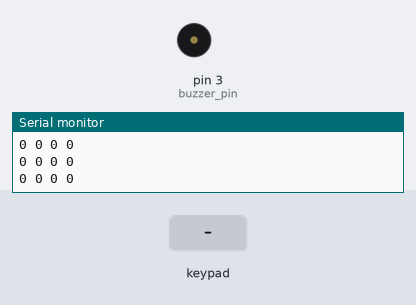
A sketch run on a simulated Arduino Uno, built with avr-gcc and run on an emulated ATmega328P. Shown: buzzer (waves = sounding, pin HIGH), the last lines printed to the serial monitor. Inputs (shaded band) come from the test bench. Random numbers use the default seed unless the sketch sets one.

Above: at 1.2 s.
1.3 s: key '1' pressed
At 1.55 s:
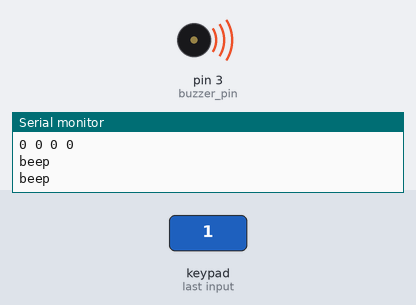
3.1 s: keypad keys 8 9 1 0 1 1 pressed 0.4 s apart
At 3.95 s:
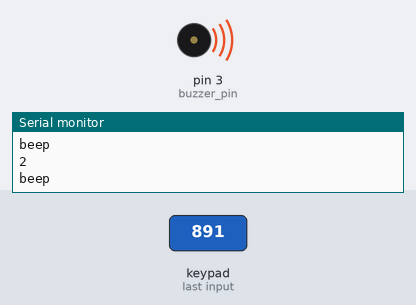
Timing chart, 0 to 6.9 s (numbered marks = the images above; inputs shaded):
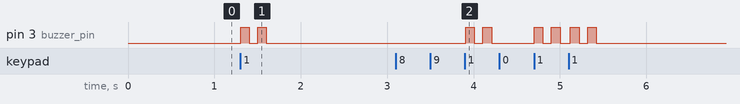

The sketch:

minesweeper_4by4.ino
```cpp
/* @4 by 4 minesweeper on keypad
|| @version 1.0
|| @author Luuk
||
|| @description
|| | simple minesweeper with buzzer connection to make it playable for the blind.
|| #
*/
#include <Keypad.h>

int bombField [4][4];
int openField [4][4];
int timesPressed = 0;
int lastInput = 0;
int openedTiles = 0;
const int mines = 4; // 4 mijnen aan te passen voor ander aantal mijnen

const byte ROWS = 4; //four rows
const byte COLS = 4; //four columns
//define the cymbols on the buttons of the keypads
char hexaKeys[ROWS][COLS] = { // dingetje van de library
  {'0','1','2','3'},
  {'4','5','6','7'},
  {'8','9','A','B'},
  {'C','D','E','F'}
};
byte rowPins[ROWS] = {8, 9, 10, 11}; //connect to the row pinouts of the keypad
byte colPins[COLS] = {4, 5, 6, 7}; //connect to the column pinouts of the keypad

//initialize an instance of class NewKeypad
Keypad customKeypad = Keypad( makeKeymap(hexaKeys), rowPins, colPins, ROWS, COLS);

void setup(){
  Serial.begin(9600);
  reset();
  pinMode(3, OUTPUT); // buzzer pin
}

void loop(){
  int customKey = customKeypad.getKey(); // dingetje van de library

  if (customKey){
    customKey = charToInt(customKey);
    //Serial.println(customKey); // wanneer de keys niet reageren zoals verwacht
  	clickResponse(customKey); // geef de klik door aan de functie die dat afhandeld
    checkWin(); // kijk na elke klik of er al gewonnen is
  }
}

void fillBombs(){ // vul de bommen in functie
  int i = 0;
  int randomnumber;
  int randomRow;
  int randomColumn;
  while(i < mines){
    randomnumber = random(0,15);
    Serial.println(randomnumber);
    randomRow = (randomnumber / 4) % 4; // haal uit random cijfer welke rij (ook mogelijk door los rij en column random te maken maar dit vond ik wel lollig)
    Serial.println(randomRow);
    randomColumn = randomnumber - (randomRow * 4); // haal column uit random nummer
    Serial.println(randomColumn);
    Serial.println("");

    if(bombField[randomRow][randomColumn] != 10){ // zorg voor altijd 6 mijnen
      i++;
    }

    bombField[randomRow][randomColumn] = 10; // vul het vakje in als bom
  }
}

void fillNumbers() // vul de vakjes met het aantal aanliggende bommen functie
{
  for(int x = 0; x < 4; x++){
    for(int y = 0; y < 4; y++){
      if(bombField[x][y] == 10){
        if(x-1 >= 0 && y-1 >= 0 && bombField[x-1][y-1] != 10){bombField[x-1][y-1] += 1;}
        if(x-1 >= 0 && bombField[x-1][y] != 10){bombField[x-1][y] += 1;}
        if(x-1 >= 0 && y+1 < 4 && bombField[x-1][y+1] != 10){bombField[x-1][y+1] += 1;}
        if(y-1 >= 0 && bombField[x][y-1] != 10){bombField[x][y-1] += 1;}
        if(y+1 < 4 && bombField[x][y+1] != 10){bombField[x][y+1] += 1;}
        if(x+1 < 4 && y-1 >= 0 && bombField[x+1][y-1] != 10){bombField[x+1][y-1] += 1;}
        if(x+1 < 4 && bombField[x+1][y] != 10){bombField[x+1][y] += 1;}
        if(x+1 < 4 && y+1 < 4 && bombField[x+1][y+1] != 10){bombField[x+1][y+1] += 1;}
      }
    }
  }
}

void printField(){ // print het bomveld in serial functie
  for(int x = 0; x < 4; x++){
    for(int y = 0; y < 4; y++){
      if (y != 3){
        Serial.print(bombField[x][y]);
        Serial.print(" ");
      }
      else{
        Serial.println(bombField[x][y]);
      }
    }
  }
}

void printOpenField(){ // print het klikveld in serial functie
  for(int x = 0; x < 4; x++){
    for(int y = 0; y < 4; y++){
      if (y != 3){
        Serial.print(openField[x][y]);
        Serial.print(" ");
      }
      else{
        Serial.println(openField[x][y]);
      }
    }
  }
}

void clickResponse(int input){ // reageer op een klik
  int clickRow = (input / 4) % 4;
  int clickColumn = input - (clickRow * 4);

  if(timesPressed == 0){ // alleen de eerste keer altijd toelaten
    openField[clickRow][clickColumn] = 1;
    if(bombField[clickRow][clickColumn] == 10){ // dood dus reset veld
      for (int r = 0; r < 15; r++){
        Serial.println("boom");
        digitalWrite(3, HIGH);
        delay(10);
        digitalWrite(3, LOW);
        delay(10);
      }
      reset();
    }
    else if (bombField[clickRow][clickColumn] < 10){ // geef aan wat er in het vakje zit
      for (int i = 0; i < bombField[clickRow][clickColumn]; i++){
        Serial.println("beep");
        digitalWrite(3, HIGH);
        delay(100);
        digitalWrite(3, LOW);
        delay(100);
      }
      if (bombField[clickRow][clickColumn] == 0){
        Serial.println("langebeep");
        digitalWrite(3, HIGH);
        delay(500);
        digitalWrite(3, LOW);
      }
      Serial.println(bombField[clickRow][clickColumn]);
      timesPressed = 1; // er is een keer geklikt
    }
  }

  else{ // na de eerste keer klikken kun je alleen je geopende vakjes zien
    if(input == lastInput){ // twee keer achter elkaar geklikt is openen
      openField[clickRow][clickColumn] = 1;
      if(bombField[clickRow][clickColumn] == 10){ // dood dus reset veld
        for (int r = 0; r < 15; r++){
          Serial.println("boom");
          digitalWrite(3, HIGH);
          delay(10);
          digitalWrite(3, LOW);
          delay(10);
        }
        reset();
      }

      else if (bombField[clickRow][clickColumn] < 10){ // geef aan wat er in het vakje zit
        for (int i = 0; i < bombField[clickRow][clickColumn]; i++){
          Serial.println("beep");
          digitalWrite(3, HIGH);
          delay(100);
          digitalWrite(3, LOW);
          delay(100);
        }
        if (bombField[clickRow][clickColumn] == 0){
          Serial.println("langebeep");
          digitalWrite(3, HIGH);
          delay(500);
          digitalWrite(3, LOW);
        }
        Serial.println(bombField[clickRow][clickColumn]);
      }
    }

    else{
      if (openField[clickRow][clickColumn] == 1){ // als veld al eerder is geopend mag er getoond worden wat het is
        if (bombField[clickRow][clickColumn] < 10){
          for (int i = 0; i < bombField[clickRow][clickColumn]; i++){
            Serial.println("beep");
            digitalWrite(3, HIGH);
            delay(100);
            digitalWrite(3, LOW);
            delay(100);
        }
          if (bombField[clickRow][clickColumn] == 0){
            Serial.println("langebeep");
            digitalWrite(3, HIGH);
            delay(500);
            digitalWrite(3, LOW);
          }
          Serial.println(bombField[clickRow][clickColumn]);
        }
      }
    }
  }
  lastInput = input;
}

int charToInt(int input){ // zet de chars van de library om tot een int van 0 tm 16
  if(input < 65){
    input -= 48;
  }
  else{
    input -= 55;
  }
  return input;
}

void reset(){ // functie om het spel te resetten
  for(int x = 0; x < 4; x++){ //reset velden
    for(int y = 0; y < 4; y++){
      bombField[x][y] = 0;
      openField[x][y] = 0;
    }
  }
  randomSeed(analogRead(0)); // random seed door noice
  fillBombs(); // vul bomveld
  fillNumbers(); // vul de aanliggende getallen
  timesPressed = 0; // zet aantal clicks terug naar 0
  printField(); // print het bomveld
  printOpenField(); // print het geopende veld
  openedTiles = 0; // reset aantal geopende tiles
}

void checkWin(){ // deze functie checkt of het spel gewonnen is
  for(int x = 0; x < 4; x++){
    for(int y = 0; y < 4; y++){
      openedTiles += openField[x][y];
    }
  }
  if (openedTiles == 16 - mines){
    Serial.println("Gewonnen!!!");
    digitalWrite(3, HIGH);
      delay(2000);
      digitalWrite(3, LOW);
    reset();
  }
  openedTiles = 0;
}
```

Measured:
- after the input at 1.3 s, pin 3 (buzzer_pin): alternates HIGH for 0.10 s and LOW for 0.10 s, 4 changes in all, then stays LOW, starting at once
- after the input at 3.1 s, pin 3 (buzzer_pin): goes HIGH 0.10 s, LOW 0.10 s, HIGH 0.10 s, LOW 0.49 s, 3 × (HIGH 0.10 s, LOW 0.10 s), HIGH 0.10 s, then LOW, starting after 0.81 s
